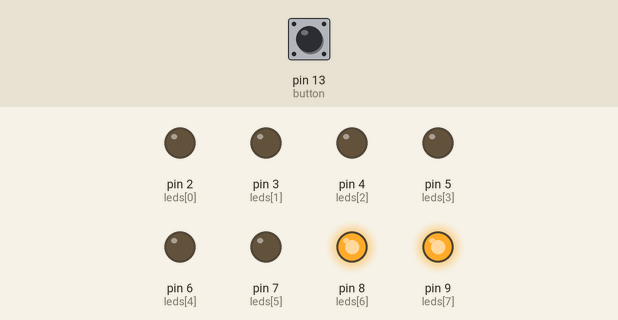
Recording of a sketch running on a simulated Arduino Uno, built with avr-gcc and run on an emulated ATmega328P. Shown: output pins drawn as LEDs (lit = HIGH). The test bench sets the inputs (shaded band); at power-on: pin 13 (button) HIGH.

Above: at 2.8 s.
2.9 s: pin 13 (button) pulled LOW for 3.2 s
At 6.3 s:
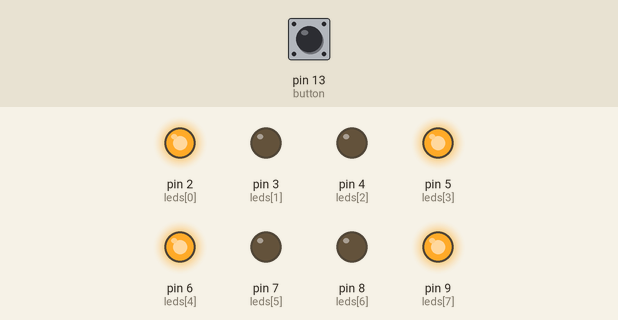
7.6 s: pin 13 (button) pulled LOW for 1.2 s
At 9.0 s:
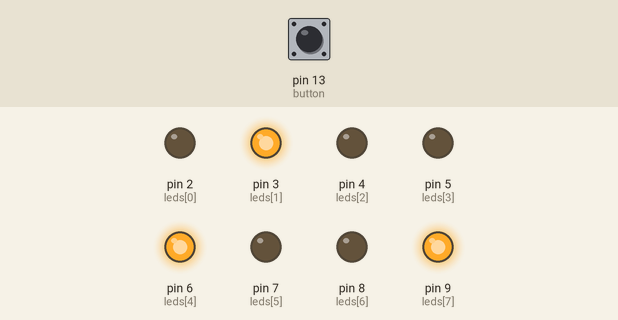
10.3 s: pin 13 (button) pulled LOW for 1.2 s
At 11.3 s:
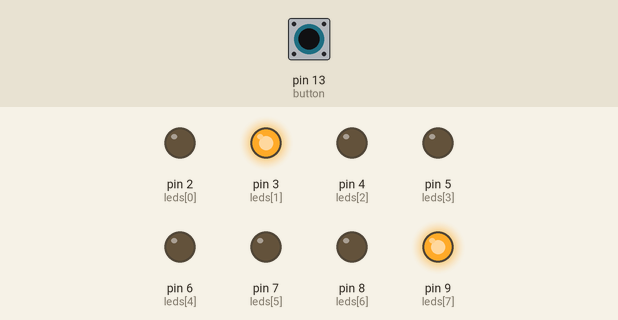
13.0 s: pin 13 (button) pulled LOW for 1.2 s
At 14.8 s:
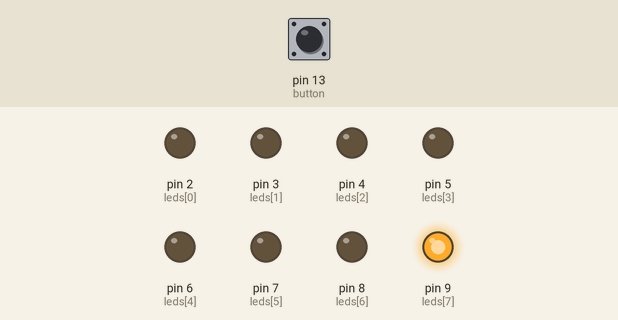
15.7 s: pin 13 (button) pulled LOW for 1.2 s
At 16.3 s:
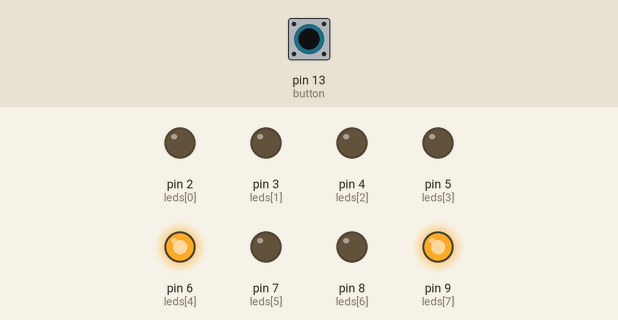
Timing chart, 0 to 18.7 s (numbered marks = the images above; inputs shaded):
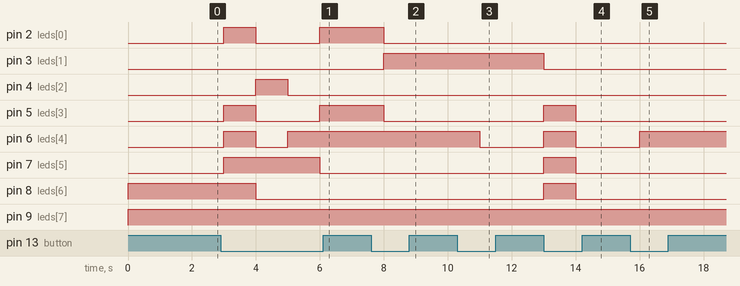

The sketch:

7segment.ino
```cpp
int leds[] = {2, 3, 4, 5, 6, 7, 8, 9}; // 지정된 7세그먼트 led 개수
int led_num = 8; // 7세그먼트 led
int button = 13;        // 택트 스위치 핀번호
int num= 0;             // 현재 LED에 표시되고 있는 숫자

int set_number[10][8] = {  // 각 숫자에 대한 LED 설정 값을 정의.
  {0, 0, 0, 0, 0, 0, 1, 1}, // 0
  {1, 0, 0, 1, 1, 1, 1, 1}, // 1
  {0, 0, 1, 0, 0, 1, 0, 1}, // 2
  {0, 0, 0, 0, 1, 1, 0, 1}, // 3
  {1, 0, 0, 1, 1, 0, 0, 1}, // 4
  {0, 1, 0, 0, 1, 0, 0, 1}, // 5
  {0, 1, 0, 0, 0, 0, 0, 1}, // 6
  {0, 0, 0, 1, 1, 1, 1, 1}, // 7
  {0, 0, 0, 0, 0, 0, 0, 1}, // 8
  {0, 0, 0, 0, 1, 0, 0, 1}  // 9
};
void setup() {
  for (int i = 0 ; i < led_num ; i++) {    // 7세그먼트 led에 연결된 핀을 출력으로 설정
    pinMode(leds[i], OUTPUT);
  }

  pinMode(button, INPUT_PULLUP);    // 택트 스위치를 input_pullup으로 설정
}

void loop() {

  if(digitalRead(button) == LOW){     // 버튼이 한번 눌릴때마다 7세그먼트 숫자가 하나씩 올라감
    if(num == 9) num = 0;             // 7세그먼트에 표시됨
    else num ++;
  }

  for (int j = 0 ; j < led_num ; j++) {      // 7 세그먼트 LED 출력
      digitalWrite(leds[j], set_number[num][j]);
  }

  delay(1000);
}
```

Measured:
- after the input at 2.9 s, pin 2 (leds[0]): LOW → HIGH after 0.10 s, → LOW 1.0 s later, → HIGH 2.0 s later; pin 4 (leds[2]): LOW → HIGH after 1.1 s, → LOW 1.0 s later
- after the input at 7.6 s, pin 2 (leds[0]), pin 5 (leds[3]): HIGH → LOW after 0.40 s; pin 3 (leds[1]): LOW → HIGH after 0.40 s
- after the input at 10.3 s, pin 6 (leds[4]): HIGH → LOW after 0.70 s
- after the input at 13.0 s, pin 3 (leds[1]): HIGH → LOW at once; pin 5 (leds[3]), pin 6 (leds[4]), pin 7 (leds[5]), pin 8 (leds[6]): LOW → HIGH at once, → LOW 1.0 s later
- after the input at 15.7 s, pin 6 (leds[4]): LOW → HIGH after 0.30 s
